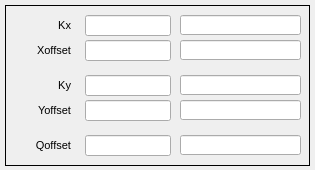
<?xml version="1.0" encoding="UTF-8"?>
<ui version="4.0">
 <class>MainWindow</class>
 <widget class="QMainWindow" name="MainWindow">
  <property name="geometry">
   <rect>
    <x>0</x>
    <y>0</y>
    <width>315</width>
    <height>170</height>
   </rect>
  </property>
  <property name="windowTitle">
   <string>MainWindow</string>
  </property>
  <property name="Title" stdset="0">
   <string>Scale parameters on $(DEVICE)</string>
  </property>
  <widget class="QWidget" name="centralwidget">
   <widget class="caFrame" name="caframe_5">
    <property name="geometry">
     <rect>
      <x>5</x>
      <y>5</y>
      <width>305</width>
      <height>161</height>
     </rect>
    </property>
    <property name="font">
     <font>
      <pointsize>8</pointsize>
     </font>
    </property>
    <property name="autoFillBackground">
     <bool>false</bool>
    </property>
    <property name="frameShape">
     <enum>QFrame::Box</enum>
    </property>
    <property name="frameShadow">
     <enum>QFrame::Plain</enum>
    </property>
    <property name="lineWidth">
     <number>1</number>
    </property>
    <property name="midLineWidth">
     <number>1</number>
    </property>
    <property name="background">
     <color>
      <red>0</red>
      <green>0</green>
      <blue>0</blue>
     </color>
    </property>
    <property name="backgroundMode">
     <enum>caFrame::Outline</enum>
    </property>
    <widget class="QLabel" name="label_20">
     <property name="geometry">
      <rect>
       <x>15</x>
       <y>10</y>
       <width>51</width>
       <height>20</height>
      </rect>
     </property>
     <property name="font">
      <font>
       <pointsize>8</pointsize>
      </font>
     </property>
     <property name="text">
      <string>Kx</string>
     </property>
     <property name="alignment">
      <set>Qt::AlignRight|Qt::AlignTrailing|Qt::AlignVCenter</set>
     </property>
    </widget>
    <widget class="caLineEdit" name="calineedit_17">
     <property name="geometry">
      <rect>
       <x>175</x>
       <y>10</y>
       <width>121</width>
       <height>20</height>
      </rect>
     </property>
     <property name="font">
      <font>
       <family>Sans Serif</family>
       <pointsize>10</pointsize>
      </font>
     </property>
     <property name="alignment">
      <set>Qt::AlignRight|Qt::AlignTrailing|Qt::AlignVCenter</set>
     </property>
     <property name="readOnly">
      <bool>true</bool>
     </property>
     <property name="channel" stdset="0">
      <string notr="true">$(DEVICE):dsp:kx_mon</string>
     </property>
     <property name="foreground">
      <color>
       <red>0</red>
       <green>0</green>
       <blue>0</blue>
      </color>
     </property>
     <property name="background">
      <color>
       <red>255</red>
       <green>255</green>
       <blue>255</blue>
      </color>
     </property>
     <property name="colorMode">
      <enum>caLineEdit::Static</enum>
     </property>
     <property name="frameLineWidth" stdset="0">
      <number>1</number>
     </property>
     <property name="fontScaleMode" stdset="0">
      <enum>caLineEdit::WidthAndHeight</enum>
     </property>
     <property name="unitsEnabled">
      <bool>true</bool>
     </property>
    </widget>
    <widget class="caTextEntry" name="catextentry_14">
     <property name="geometry">
      <rect>
       <x>80</x>
       <y>10</y>
       <width>86</width>
       <height>21</height>
      </rect>
     </property>
     <property name="alignment">
      <set>Qt::AlignRight|Qt::AlignTrailing|Qt::AlignVCenter</set>
     </property>
     <property name="channel" stdset="0">
      <string notr="true">$(DEVICE):dsp:kx_sp</string>
     </property>
     <property name="foreground">
      <color>
       <red>170</red>
       <green>0</green>
       <blue>0</blue>
      </color>
     </property>
     <property name="background">
      <color>
       <red>255</red>
       <green>255</green>
       <blue>255</blue>
      </color>
     </property>
     <property name="colorMode">
      <enum>caLineEdit::Static</enum>
     </property>
     <property name="limitsMode">
      <enum>caLineEdit::User</enum>
     </property>
     <property name="maxValue">
      <double>50000000.000000000000000</double>
     </property>
     <property name="minValue">
      <double>0.000000000000000</double>
     </property>
    </widget>
    <widget class="QLabel" name="label_22">
     <property name="geometry">
      <rect>
       <x>5</x>
       <y>35</y>
       <width>61</width>
       <height>20</height>
      </rect>
     </property>
     <property name="font">
      <font>
       <pointsize>8</pointsize>
      </font>
     </property>
     <property name="text">
      <string>Xoffset</string>
     </property>
     <property name="alignment">
      <set>Qt::AlignRight|Qt::AlignTrailing|Qt::AlignVCenter</set>
     </property>
    </widget>
    <widget class="caTextEntry" name="catextentry_16">
     <property name="geometry">
      <rect>
       <x>80</x>
       <y>35</y>
       <width>86</width>
       <height>21</height>
      </rect>
     </property>
     <property name="alignment">
      <set>Qt::AlignRight|Qt::AlignTrailing|Qt::AlignVCenter</set>
     </property>
     <property name="channel" stdset="0">
      <string notr="true">$(DEVICE):dsp:off_x_sp</string>
     </property>
     <property name="foreground">
      <color>
       <red>170</red>
       <green>0</green>
       <blue>0</blue>
      </color>
     </property>
     <property name="background">
      <color>
       <red>255</red>
       <green>255</green>
       <blue>255</blue>
      </color>
     </property>
     <property name="colorMode">
      <enum>caLineEdit::Static</enum>
     </property>
     <property name="limitsMode">
      <enum>caLineEdit::User</enum>
     </property>
     <property name="maxValue">
      <double>50000000.000000000000000</double>
     </property>
     <property name="minValue">
      <double>0.000000000000000</double>
     </property>
    </widget>
    <widget class="caLineEdit" name="calineedit_19">
     <property name="geometry">
      <rect>
       <x>175</x>
       <y>35</y>
       <width>121</width>
       <height>20</height>
      </rect>
     </property>
     <property name="font">
      <font>
       <family>Sans Serif</family>
       <pointsize>10</pointsize>
      </font>
     </property>
     <property name="alignment">
      <set>Qt::AlignRight|Qt::AlignTrailing|Qt::AlignVCenter</set>
     </property>
     <property name="readOnly">
      <bool>true</bool>
     </property>
     <property name="channel" stdset="0">
      <string notr="true">$(DEVICE):dsp:off_x_mon</string>
     </property>
     <property name="foreground">
      <color>
       <red>0</red>
       <green>0</green>
       <blue>0</blue>
      </color>
     </property>
     <property name="background">
      <color>
       <red>255</red>
       <green>255</green>
       <blue>255</blue>
      </color>
     </property>
     <property name="colorMode">
      <enum>caLineEdit::Static</enum>
     </property>
     <property name="frameLineWidth" stdset="0">
      <number>1</number>
     </property>
     <property name="fontScaleMode" stdset="0">
      <enum>caLineEdit::WidthAndHeight</enum>
     </property>
     <property name="unitsEnabled">
      <bool>true</bool>
     </property>
    </widget>
    <widget class="caLineEdit" name="calineedit_18">
     <property name="geometry">
      <rect>
       <x>175</x>
       <y>70</y>
       <width>121</width>
       <height>20</height>
      </rect>
     </property>
     <property name="font">
      <font>
       <family>Sans Serif</family>
       <pointsize>10</pointsize>
      </font>
     </property>
     <property name="alignment">
      <set>Qt::AlignRight|Qt::AlignTrailing|Qt::AlignVCenter</set>
     </property>
     <property name="readOnly">
      <bool>true</bool>
     </property>
     <property name="channel" stdset="0">
      <string notr="true">$(DEVICE):dsp:ky_mon</string>
     </property>
     <property name="foreground">
      <color>
       <red>0</red>
       <green>0</green>
       <blue>0</blue>
      </color>
     </property>
     <property name="background">
      <color>
       <red>255</red>
       <green>255</green>
       <blue>255</blue>
      </color>
     </property>
     <property name="colorMode">
      <enum>caLineEdit::Static</enum>
     </property>
     <property name="frameLineWidth" stdset="0">
      <number>1</number>
     </property>
     <property name="fontScaleMode" stdset="0">
      <enum>caLineEdit::WidthAndHeight</enum>
     </property>
     <property name="unitsEnabled">
      <bool>true</bool>
     </property>
    </widget>
    <widget class="caTextEntry" name="catextentry_17">
     <property name="geometry">
      <rect>
       <x>80</x>
       <y>95</y>
       <width>86</width>
       <height>21</height>
      </rect>
     </property>
     <property name="alignment">
      <set>Qt::AlignRight|Qt::AlignTrailing|Qt::AlignVCenter</set>
     </property>
     <property name="channel" stdset="0">
      <string notr="true">$(DEVICE):dsp:off_y_sp</string>
     </property>
     <property name="foreground">
      <color>
       <red>170</red>
       <green>0</green>
       <blue>0</blue>
      </color>
     </property>
     <property name="background">
      <color>
       <red>255</red>
       <green>255</green>
       <blue>255</blue>
      </color>
     </property>
     <property name="colorMode">
      <enum>caLineEdit::Static</enum>
     </property>
     <property name="limitsMode">
      <enum>caLineEdit::User</enum>
     </property>
     <property name="maxValue">
      <double>50000000.000000000000000</double>
     </property>
     <property name="minValue">
      <double>0.000000000000000</double>
     </property>
    </widget>
    <widget class="caLineEdit" name="calineedit_20">
     <property name="geometry">
      <rect>
       <x>175</x>
       <y>95</y>
       <width>121</width>
       <height>20</height>
      </rect>
     </property>
     <property name="font">
      <font>
       <family>Sans Serif</family>
       <pointsize>10</pointsize>
      </font>
     </property>
     <property name="alignment">
      <set>Qt::AlignRight|Qt::AlignTrailing|Qt::AlignVCenter</set>
     </property>
     <property name="readOnly">
      <bool>true</bool>
     </property>
     <property name="channel" stdset="0">
      <string notr="true">$(DEVICE):dsp:off_y_mon</string>
     </property>
     <property name="foreground">
      <color>
       <red>0</red>
       <green>0</green>
       <blue>0</blue>
      </color>
     </property>
     <property name="background">
      <color>
       <red>255</red>
       <green>255</green>
       <blue>255</blue>
      </color>
     </property>
     <property name="colorMode">
      <enum>caLineEdit::Static</enum>
     </property>
     <property name="frameLineWidth" stdset="0">
      <number>1</number>
     </property>
     <property name="fontScaleMode" stdset="0">
      <enum>caLineEdit::WidthAndHeight</enum>
     </property>
     <property name="unitsEnabled">
      <bool>true</bool>
     </property>
    </widget>
    <widget class="QLabel" name="label_23">
     <property name="geometry">
      <rect>
       <x>5</x>
       <y>95</y>
       <width>61</width>
       <height>20</height>
      </rect>
     </property>
     <property name="font">
      <font>
       <pointsize>8</pointsize>
      </font>
     </property>
     <property name="text">
      <string>Yoffset</string>
     </property>
     <property name="alignment">
      <set>Qt::AlignRight|Qt::AlignTrailing|Qt::AlignVCenter</set>
     </property>
    </widget>
    <widget class="caTextEntry" name="catextentry_15">
     <property name="geometry">
      <rect>
       <x>80</x>
       <y>70</y>
       <width>86</width>
       <height>21</height>
      </rect>
     </property>
     <property name="alignment">
      <set>Qt::AlignRight|Qt::AlignTrailing|Qt::AlignVCenter</set>
     </property>
     <property name="channel" stdset="0">
      <string notr="true">$(DEVICE):dsp:ky_sp</string>
     </property>
     <property name="foreground">
      <color>
       <red>170</red>
       <green>0</green>
       <blue>0</blue>
      </color>
     </property>
     <property name="background">
      <color>
       <red>255</red>
       <green>255</green>
       <blue>255</blue>
      </color>
     </property>
     <property name="colorMode">
      <enum>caLineEdit::Static</enum>
     </property>
     <property name="limitsMode">
      <enum>caLineEdit::User</enum>
     </property>
     <property name="maxValue">
      <double>50000000.000000000000000</double>
     </property>
     <property name="minValue">
      <double>0.000000000000000</double>
     </property>
    </widget>
    <widget class="QLabel" name="label_21">
     <property name="geometry">
      <rect>
       <x>15</x>
       <y>70</y>
       <width>51</width>
       <height>20</height>
      </rect>
     </property>
     <property name="font">
      <font>
       <pointsize>8</pointsize>
      </font>
     </property>
     <property name="text">
      <string>Ky</string>
     </property>
     <property name="alignment">
      <set>Qt::AlignRight|Qt::AlignTrailing|Qt::AlignVCenter</set>
     </property>
    </widget>
    <widget class="QLabel" name="label_24">
     <property name="geometry">
      <rect>
       <x>5</x>
       <y>130</y>
       <width>61</width>
       <height>20</height>
      </rect>
     </property>
     <property name="font">
      <font>
       <pointsize>8</pointsize>
      </font>
     </property>
     <property name="text">
      <string>Qoffset</string>
     </property>
     <property name="alignment">
      <set>Qt::AlignRight|Qt::AlignTrailing|Qt::AlignVCenter</set>
     </property>
    </widget>
    <widget class="caTextEntry" name="catextentry_18">
     <property name="geometry">
      <rect>
       <x>80</x>
       <y>130</y>
       <width>86</width>
       <height>21</height>
      </rect>
     </property>
     <property name="alignment">
      <set>Qt::AlignRight|Qt::AlignTrailing|Qt::AlignVCenter</set>
     </property>
     <property name="channel" stdset="0">
      <string notr="true">$(DEVICE):dsp:off_q_sp</string>
     </property>
     <property name="foreground">
      <color>
       <red>170</red>
       <green>0</green>
       <blue>0</blue>
      </color>
     </property>
     <property name="background">
      <color>
       <red>255</red>
       <green>255</green>
       <blue>255</blue>
      </color>
     </property>
     <property name="colorMode">
      <enum>caLineEdit::Static</enum>
     </property>
     <property name="limitsMode">
      <enum>caLineEdit::User</enum>
     </property>
     <property name="maxValue">
      <double>50000000.000000000000000</double>
     </property>
     <property name="minValue">
      <double>0.000000000000000</double>
     </property>
    </widget>
    <widget class="caLineEdit" name="calineedit_21">
     <property name="geometry">
      <rect>
       <x>175</x>
       <y>130</y>
       <width>121</width>
       <height>20</height>
      </rect>
     </property>
     <property name="font">
      <font>
       <family>Sans Serif</family>
       <pointsize>10</pointsize>
      </font>
     </property>
     <property name="alignment">
      <set>Qt::AlignRight|Qt::AlignTrailing|Qt::AlignVCenter</set>
     </property>
     <property name="readOnly">
      <bool>true</bool>
     </property>
     <property name="channel" stdset="0">
      <string notr="true">$(DEVICE):dsp:off_q_mon</string>
     </property>
     <property name="foreground">
      <color>
       <red>0</red>
       <green>0</green>
       <blue>0</blue>
      </color>
     </property>
     <property name="background">
      <color>
       <red>255</red>
       <green>255</green>
       <blue>255</blue>
      </color>
     </property>
     <property name="colorMode">
      <enum>caLineEdit::Static</enum>
     </property>
     <property name="frameLineWidth" stdset="0">
      <number>1</number>
     </property>
     <property name="fontScaleMode" stdset="0">
      <enum>caLineEdit::WidthAndHeight</enum>
     </property>
     <property name="unitsEnabled">
      <bool>true</bool>
     </property>
    </widget>
   </widget>
  </widget>
 </widget>
 <customwidgets>
  <customwidget>
   <class>caTextEntry</class>
   <extends>caLineEdit</extends>
   <header>caTextEntry</header>
  </customwidget>
  <customwidget>
   <class>caFrame</class>
   <extends>QFrame</extends>
   <header>caFrame</header>
   <container>1</container>
  </customwidget>
  <customwidget>
   <class>caLineEdit</class>
   <extends>QLineEdit</extends>
   <header>caLineEdit</header>
  </customwidget>
 </customwidgets>
 <resources/>
 <connections/>
</ui>
